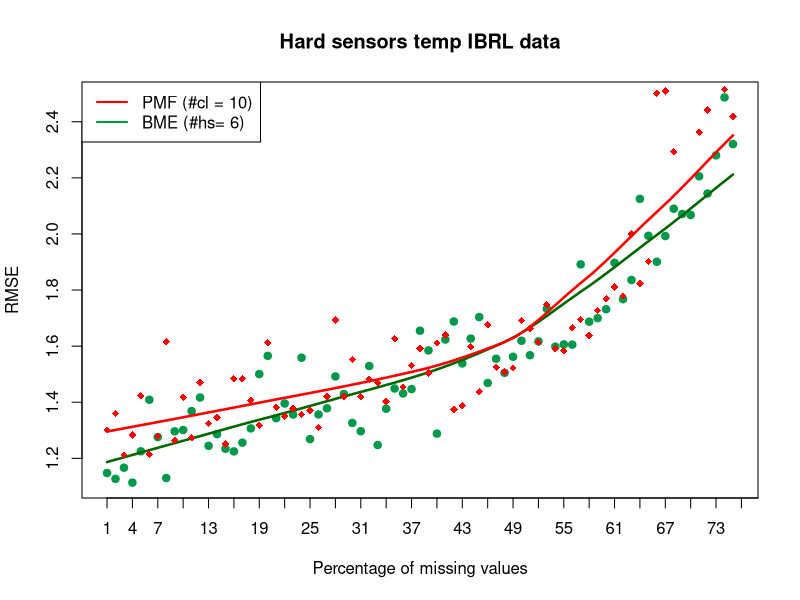

This figure's R source: (Note: this script raises an error after producing the figure.)
df <- read.table("frankesteinPMFhard.csv", sep=",", head=F)

df2 = df[29:nrow(df),1:10]

for(i in 1:nrow(df2)){
  df2[i,which(is.na(df2[i,]))]= max(df2[i,], na.rm=T)
}

df2$V11 = rowMeans(df2)


res = c(df$V11[1:28], df2$V11)
time = df$V12

hard = data.frame(res, time)


df <- read.table("frankesteinPMFsoft.csv", sep=",", head=F)
df2 = df[22:nrow(df),1:10]

for(i in 1:nrow(df2)){
  df2[i,which(is.na(df2[i,]))]= max(df2[i,], na.rm=T)
}

df2$V11 = rowMeans(df2)
res = c(df$V11[1:21], df2$V11)
time = df$V12



resAdd = hard[66:75,]$res+runif(10)
timeAdd = rep(NA,10)

res = c(res,resAdd)
time = c(time, timeAdd)
soft = data.frame(res, time)


plot(1:nrow(hard), hard$res,ylab ="RMSE", xlab ="Percentage of missing values"
     , main="Hard sensors temp IBRL data"#, ylim = c(4.003,4.027)
     , col="#00994C", pch = 19, xaxt="n"#, ylim = c(min(df4$RMSE, df$RMSE), max(df4$RMSE, df$RMSE))
)
axis(1, at = seq(1,85,3))
with(hard, lines(loess.smooth(1:nrow(hard), res),col = "#006600", lwd=2.5))
points(1:nrow(soft),soft$res , col="red", pch = 18, xaxt="n")
with(soft, lines(loess.smooth(1:nrow(soft), res),col = "red", lwd=2.5))

legend("topleft", legend=c("PMF (#cl = 10)", "BME (#hs= 6)"),
       col=c("red", "#00994C"), lty = 1, cex=1, lwd=2)

dev.off()
svg(filename="figxx.svg", width = 12, height = 8, pointsize = 12)

plot(df$V1, df$RMSE,ylab ="RMSE", xlab ="Percentage of missing values"
     , main="Hard sensors temp IBRL data"#, ylim = c(4.003,4.027)
     , col="#00994C", pch = 19, cex = 1.5, xaxt="n", ylim = c(min(df4$RMSE, df$RMSE), max(df4$RMSE, df$RMSE))
)
axis(1, at = seq(1,85,3))
with(df, lines(loess.smooth(V1, RMSE),col = "#006600", lwd=2.5))
points(df4$V1,df4$RMSE , col="red", pch = 18, cex = 1.5, xaxt="n")
with(df4, lines(loess.smooth(V1, RMSE),col = "red", lwd=2.5))

legend("topleft", legend=c("PMF (#cl = 10)", "BME (#hs= 6)"),
       col=c("red", "#00994C"), lty = 1, cex=1.5, lwd=2)

dev.off()
